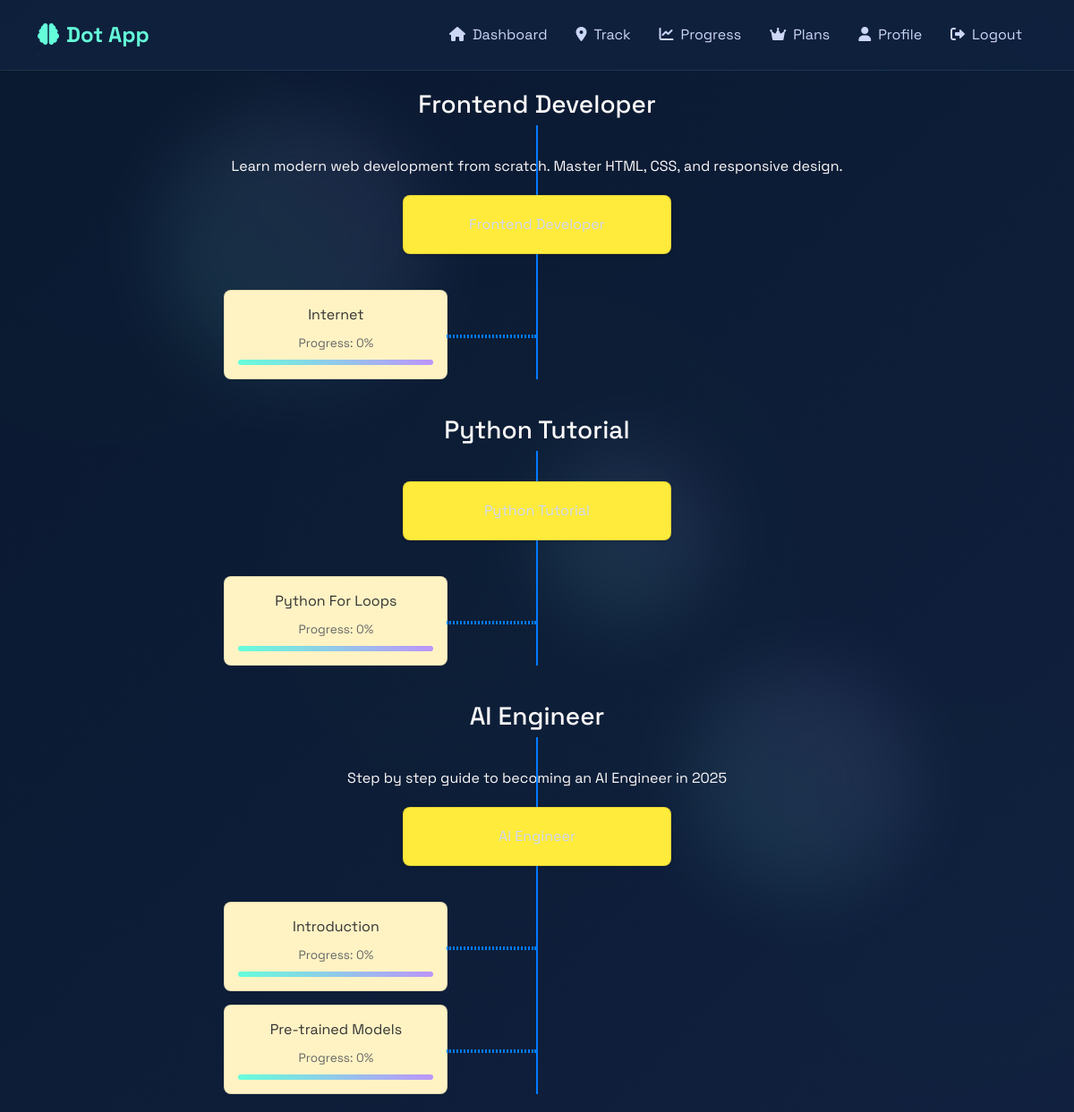
The app's page /learning/tracks/ (signed in), older data.
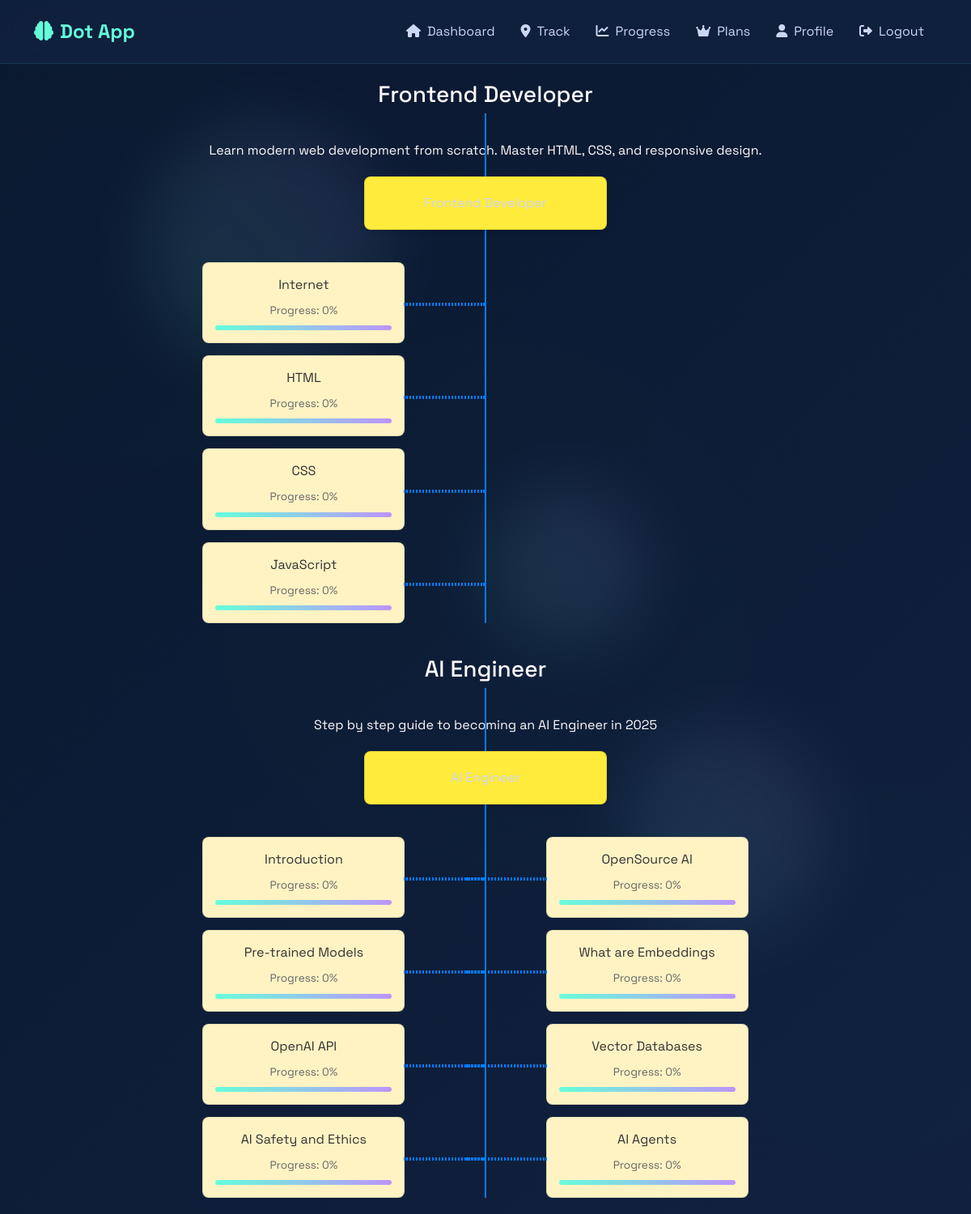
The same page, newer data.
### editor/models.py (models this page shows, shortened)
class Track(models.Model):
    title = models.CharField(max_length=200)
    description = models.TextField()
    created_at = models.DateTimeField(default=now)
    created_by = models.ForeignKey(Editor, on_delete=models.CASCADE, null=True, blank=True, related_name='created_tracks')

class Dot(models.Model):
    track = models.ForeignKey(Track, on_delete=models.CASCADE, related_name="dots")
    description = models.TextField(null=True, blank=True)
    title = models.CharField(max_length=200)
    order = models.IntegerField(default=1)
    created_by = models.ForeignKey(Editor, on_delete=models.CASCADE, null=True, blank=True, related_name='created_dots')

### learning/views/track_views.py (the view)
# urls.py: path('tracks/', track_list, name='track_list'),
@login_required
def track_list(request):
    tracks = Track.objects.all()
    learner = request.user.learnerprofile
    dot_progress = {}
    for track in tracks:
        for dot in track.dots.all():
            dot_progress[dot.id] = calculate_dot_progress(learner, dot)
    return render(request, 'learning/track_list.html', {
        'tracks': tracks,
        'dot_progress': dot_progress,
    })

### learning/templatetags/custom_filters.py (called while the page is built)
@register.filter
def get_item(dictionary, key):
    return dictionary.get(key)

### learning/views/utils.py (called while the page is built)
def calculate_dot_progress(learner, dot):
    total_subdots = dot.subdots.count()
    if total_subdots == 0:
        return 0
    completed_subdots = Progress.objects.filter(
        learner=learner,
        subdot__dot=dot,
        completed=True
    ).count()
    return int((completed_subdots / total_subdots) * 100)

### learning/templates/learning/track_list.html (shortened to what this page needs)
{% extends "learning/base.html" %}
{% load custom_filters %}
{% block content %}
<div class="container">
    {% if tracks %}
        {% for track in tracks %}
        <div class="track-container">
            <div class="vertical-line"></div>
            <h3 class="track-title">{{ track.title }}</h3>
            <p class="track-description">{{ track.description }}</p>
            <div class="main-topic">
            </div>
            <div class="subtopics-container">
                <div class="left-subtopics">
                    {% for dot in track.dots.all|dictsort:"order"|slice:"0:4" %}
                    {% with progress=dot_progress|get_item:dot.id %}
                    <a href="{% url 'dot_detail' track.id dot.id %}" class="subtopic {% if progress == 100 %}completed{% endif %}">
                        {{ dot.title }}
                        <div class="progress-info">
                            Progress: {{ progress }}%
                            <div class="progress-bar">
                            </div>
                        </div>
                        <div class="connecting-line line-left"></div>
                    </a>
                    {% endwith %}
                    {% endfor %}
                </div>
                <div class="right-subtopics">
                    {% for dot in track.dots.all|dictsort:"order"|slice:"4:" %}
                    {% with progress=dot_progress|get_item:dot.id %}
                    <a href="{% url 'dot_detail' track.id dot.id %}" class="subtopic {% if progress == 100 %}completed{% endif %}">
                        {{ dot.title }}
                        <div class="progress-info">
                            Progress: {{ progress }}%
                            <div class="progress-bar">
                            </div>
                        </div>
                        <div class="connecting-line line-right"></div>
                    </a>
                    {% endwith %}
                    {% endfor %}
                </div>
            </div>
        </div>
        {% endfor %}
    {% else %}
        <div class="alert alert-info">
            No tracks available at the moment. Please check back later.
        </div>
    {% endif %}
</div>
{% endblock content %}

### learning/templates/learning/base.html (shortened to what this page needs)
<!DOCTYPE html>
<html lang="en">
<head>
    <link href="https://cdn.jsdelivr.net/npm/bootstrap@5.1.3/dist/css/bootstrap.min.css" rel="stylesheet">
    <link href="https://cdnjs.cloudflare.com/ajax/libs/font-awesome/6.0.0/css/all.min.css" rel="stylesheet">
    <link rel="stylesheet" href="https://cdnjs.cloudflare.com/ajax/libs/animate.css/4.1.1/animate.min.css">
</head>
<body>
    <div class="bg-elements">
        <div class="bg-element"></div>
        <div class="bg-element"></div>
        <div class="bg-element"></div>
    </div>
    <nav class="navbar navbar-expand-lg navbar-dark fixed-top animate__animated animate__fadeInDown">
        <div class="container">
            <a class="navbar-brand" href="{% url 'editor_dashboard' %}">
                <i class="fas fa-brain me-2"></i>Dot App
            </a>
            <div class="collapse navbar-collapse" id="navbarNav">
                <ul class="navbar-nav ms-auto">
                    <li class="nav-item">
                        <a class="nav-link" href="{% url 'editor_dashboard' %}">
                            <i class="fas fa-home me-2"></i>Dashboard
                        </a>
                    </li>
                    <li class="nav-item">
                        <a class="nav-link" href="{% url 'learning:track_list' %}">
                            <i class="fas fa-map-marker-alt me-2"></i>Track
                        </a>
                    </li>
                    <li class="nav-item">
                        <a class="nav-link" href="{% url 'learning:progress' %}">
                            <i class="fas fa-chart-line me-2"></i>Progress
                        </a>
                    </li>
                    <li class="nav-item">
                        <a class="nav-link" href="{% url 'learning:subscription_view' %}">
                            <i class="fas fa-crown me-2"></i>Plans
                        </a>
                    </li>
                    <li class="nav-item">
                        <a class="nav-link" href="{% url 'learning:profile' %}">
                            <i class="fas fa-user me-2"></i>Profile
                        </a>
                    </li>
                    <li class="nav-item">
                        <a class="nav-link" href="{% url 'learning:logout' %}">
                            <i class="fas fa-sign-out-alt me-2"></i>Logout
                        </a>
                    </li>
                </ul>
            </div>
        </div>
    </nav>
    <main class="container" style="margin-top: 80px;">
        {% block content %}
        {% endblock %}
    </main>
</body>
</html>

### learning/templates/learning/base.html (style rules this page uses)
:root { --primary-dark: #0a192f; --secondary-dark: #112240; --accent-blue: #64ffda; --accent-purple: #bd93f9; --text-primary: #ccd6f6; --text-secondary: #8892b0; }
body { font-family: 'Space Grotesk', sans-serif; background-color: var(--primary-dark); color: var(--text-primary); min-height: 100vh; position: relative; background-image: radial-gradient(circle at 10% 20%, rgba(100, 255, 218, 0.1) 0%, transparent 20%), radial-gradient(circle at 90% 80%, rgba(189, 147, 249, 0.1) 0%, transparent 20%), radial-gradient(circle at 50% 50%, rgba(100, 255, 218, 0.05) 0%, transparent 50%), url('https://images.unsplash.com/photo-1639322537504-6427a16b0a28?auto=format&fit=crop&w=1920&q=80'); background-size: cover; background-position: center; background-attachment: fixed; }
body::before { content: ''; position: fixed; top: 0; left: 0; width: 100%; height: 100%; background: linear-gradient( 135deg, rgba(10, 25, 47, 0.97) 0%, rgba(17, 34, 64, 0.97) 100% ); z-index: -1; }
.bg-elements { position: fixed; top: 0; left: 0; width: 100%; height: 100%; pointer-events: none; z-index: -1; }
.bg-element { position: absolute; background: linear-gradient(45deg, var(--accent-blue), var(--accent-purple)); border-radius: 50%; filter: blur(40px); opacity: 0.1; animation: float 20s infinite; }
.bg-element:nth-child(1) { width: 300px; height: 300px; top: 10%; left: 15%; animation-delay: 0s; }
.bg-element:nth-child(2) { width: 250px; height: 250px; top: 60%; right: 15%; animation-delay: -5s; }
.bg-element:nth-child(3) { width: 200px; height: 200px; top: 40%; left: 50%; animation-delay: -10s; }
.navbar { background-color: rgba(17, 34, 64, 0.8) !important; backdrop-filter: blur(10px); border-bottom: 1px solid rgba(100, 255, 218, 0.1); padding: 1rem 0; }
.navbar-brand { font-family: 'Space Grotesk', sans-serif; font-weight: 700; font-size: 1.5rem; color: var(--accent-blue) !important; position: relative; overflow: hidden; }
.navbar-brand::after { content: ''; position: absolute; bottom: 0; left: 0; width: 100%; height: 2px; background: linear-gradient(90deg, var(--accent-blue), var(--accent-purple)); transform: translateX(-100%); transition: transform 0.3s ease; }
.nav-link { position: relative; padding: 0.5rem 1rem; margin: 0 0.5rem; color: var(--text-primary) !important; transition: color 0.3s ease; }
.nav-link::before { content: ''; position: absolute; bottom: 0; left: 0; width: 100%; height: 2px; background: linear-gradient(90deg, var(--accent-blue), var(--accent-purple)); transform: scaleX(0); transform-origin: right; transition: transform 0.3s ease; }
.progress-bar { background: linear-gradient(45deg, var(--accent-blue), var(--accent-purple)); transition: width 1s ease; }

### learning/templates/learning/track_list.html (style rules this page uses)
.track-container { position: relative; padding: 20px 0; max-width: 1200px; margin: 0 auto; }
.track-title { text-align: center; font-size: 28px; margin-bottom: 40px; position: relative; z-index: 2; color: #fcfafa; }
.track-description { text-align: center; font-size: 16px; margin-bottom: 20px; color: #fcfafa; }
.main-topic { background-color: #ffeb3b; border-radius: 8px; padding: 20px; margin: 20px auto; max-width: 300px; text-align: center; position: relative; z-index: 2; cursor: pointer; transition: transform 0.2s; border: 1px solid rgba(0,0,0,0.1); box-shadow: 0 2px 4px rgba(0,0,0,0.1); }
.subtopics-container { display: flex; justify-content: space-between; margin-top: 40px; position: relative; }
.left-subtopics, .right-subtopics { width: 45%; display: flex; flex-direction: column; gap: 15px; position: relative; }
.left-subtopics { align-items: flex-end; padding-right: 20px; }
.right-subtopics { align-items: flex-start; padding-left: 20px; }
.subtopic { background-color: #fff3c4; border-radius: 8px; padding: 15px; width: 250px; text-align: center; cursor: pointer; transition: transform 0.2s; position: relative; border: 1px solid rgba(0,0,0,0.1); text-decoration: none; color: #333; margin-right: 25px; display: block; }
.connecting-line { position: absolute; border: 2px dotted #007bff; z-index: 1; }
.line-left { width: 100px; right: -100px; top: 50%; }
.line-right { width: 100px; left: -100px; top: 50%; }
.vertical-line { position: absolute; left: 50%; top: 60px; bottom: 20px; width: 2px; background-color: #007bff; transform: translateX(-50%); }
.progress-info { font-size: 0.85rem; color: #666; margin-top: 10px; }
.progress-bar { height: 6px; margin-top: 8px; border-radius: 3px; background-color: rgba(0, 123, 255, 0.2); }

Row changes from the older to the newer data that the page shows:
removed Track: title "Python Tutorial"
removed Dot: title "Python For Loops", progress "0", shown under "Python Tutorial"
added Dot: title "HTML", progress "0", shown under Track "Frontend Developer"
added Dot: title "CSS", progress "0", shown under Track "Frontend Developer"
added Dot: title "JavaScript", progress "0", shown under Track "Frontend Developer"
added Dot: title "OpenAI API", progress "0", shown under Track "AI Engineer"
added Dot: title "AI Safety and Ethics", progress "0", shown under Track "AI Engineer"
added Dot: title "OpenSource AI", progress "0", shown under Track "AI Engineer"
added Dot: title "What are Embeddings", progress "0", shown under Track "AI Engineer"
added Dot: title "Vector Databases", progress "0", shown under Track "AI Engineer"
added Dot: title "AI Agents", progress "0", shown under Track "AI Engineer"
